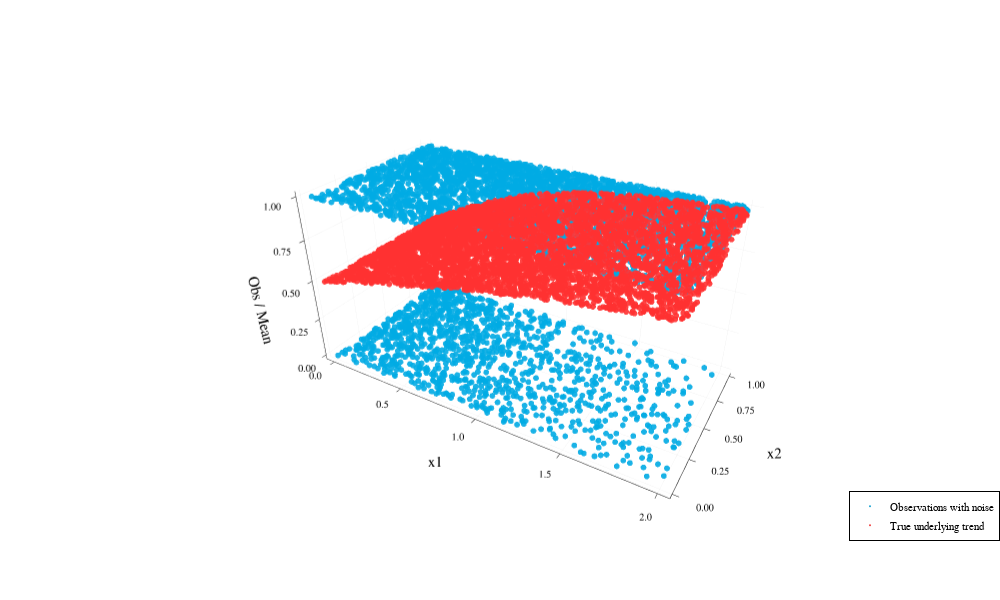

Notebook source saved alongside this figure:
### Markdown cell above
# Visualise Data

### Code cell
Plots.scatter(
    mockdata.x1,
    mockdata.x2,
    mockdata.Y_obs,
    label = "Observations with noise",
    markerstrokewidth = 0,
    markersize = 1,          # smaller dots
    alpha = 0.9,              # more transparency
    color = :deepskyblue3,      # clearer blue than default
    xlabel = "x1",
    ylabel = "x2",
    zlabel = "Obs / Mean",
    legend = :bottomright,
    size = (1000,600)
)

Plots.scatter!(
    mockdata.x1,
    mockdata.x2,
    mockdata.mean,
    label = "True underlying trend",
    markerstrokewidth = 0,
    markersize = 1,          # slightly larger for emphasis
    alpha = 0.9,               # solid but not harsh
    color = :firebrick2        # strong red, not neon
)

# plot!(
#     gridalpha = 0.12,
#     camera = (30, 25)
# )

### Figure 1 — Plotly figure (JSON) as saved in the notebook; plotly's stock layout.template omitted (floating-point values rounded to 4 significant figures; data arrays with more than 128 entries replaced by an {"elided": "..."} marker saying what was removed)
{"data": [{"colorbar": {"len": 0.9429, "title": "", "x": 0.9961, "y": 0.522}, "legendgroup": "Observations with noise", "marker": {"color": "rgba(0, 154, 205, 0.900)", "line": {"color": "rgba(0, 0, 0, 0.900)", "width": 0}, "size": 2, "symbol": "circle"}, "mode": "markers", "name": "Observations with noise", "scene": "scene", "showlegend": true, "type": "scatter3d", "x": {"elided": "5000 float values"}, "xaxis": "x", "y": {"elided": "5000 float values"}, "yaxis": "y", "z": {"elided": "5000 int values"}, "zaxis": "z"}, {"colorbar": {"len": 0.9429, "title": "", "x": 0.9961, "y": 0.522}, "legendgroup": "True underlying trend", "marker": {"color": "rgba(238, 44, 44, 0.900)", "line": {"color": "rgba(0, 0, 0, 0.900)", "width": 0}, "size": 2, "symbol": "circle"}, "mode": "markers", "name": "True underlying trend", "scene": "scene", "showlegend": true, "type": "scatter3d", "x": {"elided": "5000 float values"}, "xaxis": "x", "y": {"elided": "5000 float values"}, "yaxis": "y", "z": {"elided": "5000 float values"}, "zaxis": "z"}], "layout": {"annotations": [], "height": 600, "legend": {"bgcolor": "rgba(255, 255, 255, 1.000)", "bordercolor": "rgba(0, 0, 0, 1.000)", "borderwidth": 1, "font": {"color": "rgba(0, 0, 0, 1.000)", "family": "sans-serif", "size": 11}, "title": {"font": {"color": "rgba(0, 0, 0, 1.000)", "family": "sans-serif", "size": 15}, "text": ""}, "tracegroupgap": 0, "traceorder": "normal", "x": 1, "xanchor": "right", "y": 0.07, "yanchor": "bottom"}, "margin": {"b": 20, "l": 0, "r": 0, "t": 20}, "paper_bgcolor": "rgba(255, 255, 255, 1.000)", "plot_bgcolor": "rgba(255, 255, 255, 1.000)", "scene": {"camera": {"eye": {"x": 1.126, "y": -1.95, "z": 1.3}, "projection": "orthographic"}, "domain": {"x": [0.05477, 0.9961], "y": [0.05054, 0.9934]}, "xaxis": {"gridcolor": "rgba(0, 0, 0, 0.100)", "gridwidth": 0.5, "linecolor": "rgba(0, 0, 0, 1.000)", "mirror": false, "range": [-0.05973, 2.059], "showgrid": true, "showline": true, "showticklabels": true, "tickangle": 0, "tickcolor": "rgb(0, 0, 0)", "tickfont": {"color": "rgba(0, 0, 0, 1.000)", "family": "sans-serif", "size": 11}, "tickmode": "array", "ticks": "inside", "ticktext": ["0.0", "0.5", "1.0", "1.5", "2.0"], "tickvals": [0, 0.5, 1, 1.5, 2], "title": "x1", "titlefont": {"color": "rgba(0, 0, 0, 1.000)", "family": "sans-serif", "size": 15}, "type": "-", "visible": true, "zeroline": false, "zerolinecolor": "rgba(0, 0, 0, 1.000)"}, "yaxis": {"gridcolor": "rgba(0, 0, 0, 0.100)", "gridwidth": 0.5, "linecolor": "rgba(0, 0, 0, 1.000)", "mirror": false, "range": [-0.02981, 1.03], "showgrid": true, "showline": true, "showticklabels": true, "tickangle": 0, "tickcolor": "rgb(0, 0, 0)", "tickfont": {"color": "rgba(0, 0, 0, 1.000)", "family": "sans-serif", "size": 11}, "tickmode": "array", "ticks": "inside", "ticktext": ["0.00", "0.25", "0.50", "0.75", "1.00"], "tickvals": [0, 0.25, 0.5, 0.75, 1], "title": "x2", "titlefont": {"color": "rgba(0, 0, 0, 1.000)", "family": "sans-serif", "size": 15}, "type": "-", "visible": true, "zeroline": false, "zerolinecolor": "rgba(0, 0, 0, 1.000)"}, "zaxis": {"gridcolor": "rgba(0, 0, 0, 0.100)", "gridwidth": 0.5, "linecolor": "rgba(0, 0, 0, 1.000)", "mirror": false, "range": [-0.03, 1.03], "showgrid": true, "showline": true, "showticklabels": true, "tickangle": 0, "tickcolor": "rgb(0, 0, 0)", "tickfont": {"color": "rgba(0, 0, 0, 1.000)", "family": "sans-serif", "size": 11}, "tickmode": "array", "ticks": "inside", "ticktext": ["0.00", "0.25", "0.50", "0.75", "1.00"], "tickvals": [0, 0.25, 0.5, 0.75, 1], "title": "Obs / Mean", "titlefont": {"color": "rgba(0, 0, 0, 1.000)", "family": "sans-serif", "size": 15}, "type": "-", "visible": true, "zeroline": false, "zerolinecolor": "rgba(0, 0, 0, 1.000)"}}, "showlegend": true, "width": 1000}}
